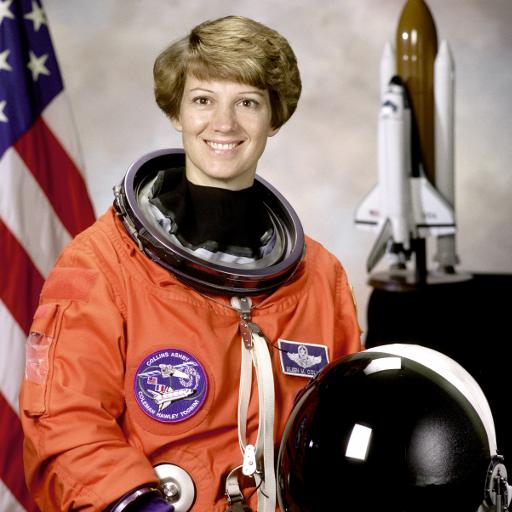
#> input picture testmind/real_images/astronaut.jpg, 512 x 512 px; its folder holds only this picture in this run
$ python highlight_comparison.py
#> lines starting #> are read from the running program, lines starting #| are printed output that depends on the picture
"""
Visual Comparison with Bounding Boxes
Show which regions are selected (highlighted on original image)
"""

import matplotlib
matplotlib.use('Agg')

import numpy as np
from PIL import Image
import matplotlib.pyplot as plt
import matplotlib.patches as patches
from pathlib import Path

class PyramidProcessor:
    def __init__(self):
        self.patch_size = 14
        self.image_size = 224

    def extract_patches(self, image):
        patches_list = []
        positions = []
        h, w = image.shape[0], image.shape[1]
        for i in range(0, h, self.patch_size):
            for j in range(0, w, self.patch_size):
                patch = image[i:i+self.patch_size, j:j+self.patch_size, :]
                if patch.shape[0] == self.patch_size and patch.shape[1] == self.patch_size:
                    patches_list.append(patch)
                    positions.append((i, j))
        return np.array(patches_list), positions

    def compute_complexity(self, patch):
        gray = 0.299 * patch[:,:,0] + 0.587 * patch[:,:,1] + 0.114 * patch[:,:,2]
        grad_x = np.abs(np.diff(gray, axis=1))
        grad_y = np.abs(np.diff(gray, axis=0))
        return np.mean(grad_x) + np.mean(grad_y)

    def compute_interest_map(self, image):
        patches_list, positions = self.extract_patches(image)
        grid_size = self.image_size // self.patch_size
        interest_map = np.zeros((grid_size, grid_size))
        for idx, patch in enumerate(patches_list):
            i = idx // grid_size
            j = idx % grid_size
            interest_map[i, j] = self.compute_complexity(patch)
        return interest_map, patches_list, positions

    def get_selected_boxes(self, image, top_k=60):
        """获取智能选择的区域"""
        interest_map, _, positions = self.compute_interest_map(image)
        flat_interest = interest_map.flatten()
        top_indices = np.argsort(flat_interest)[-top_k:][::-1]

        selected_boxes = [positions[idx] for idx in top_indices if idx < len(positions)]

        grid_size = self.image_size // self.patch_size
        mask = np.zeros((grid_size, grid_size))
        for idx in top_indices:
            if idx < len(positions):
                grid_i = idx // grid_size
                grid_j = idx % grid_size
                mask[grid_i, grid_j] = 1

        return selected_boxes, mask, interest_map

    def get_center_boxes(self, top_k=60):
        """获取中心区域"""
        grid_size = self.image_size // self.patch_size
        center_size = int(np.sqrt(top_k))
        start = (grid_size - center_size) // 2

        boxes = []
        for i in range(start, start+center_size):
            for j in range(start, start+center_size):
                if i < grid_size and j < grid_size:
                    y = i * self.patch_size
                    x = j * self.patch_size
                    boxes.append((y, x))

        mask = np.zeros((grid_size, grid_size))
        mask[start:start+center_size, start:start+center_size] = 1

        return boxes[:top_k], mask

def create_highlight_comparison(image_path, top_k=60):
    processor = PyramidProcessor()
    img = Image.open(image_path).convert('RGB')
    img = img.resize((224, 224))
    img_array = np.array(img)

    # 获取选择的区域
    smart_boxes, mask_smart, interest_map = processor.get_selected_boxes(img_array, top_k)
    center_boxes, mask_center = processor.get_center_boxes(top_k)

    total_patches = 16 * 16
    saved = (1 - top_k / total_patches) * 100

    # 创建可视化
    fig = plt.figure(figsize=(24, 8))

    # === Row 1: Method A (Fixed Center) ===

    # Original
    ax1 = plt.subplot(2, 4, 1)
    ax1.imshow(img)
    ax1.set_title("Original Image\n(Baseline: 256 patches)", fontsize=13, fontweight='bold', pad=10)
    ax1.axis('off')

    # Interest Map
    ax2 = plt.subplot(2, 4, 2)
    im1 = ax2.imshow(interest_map, cmap='hot', interpolation='bilinear')
    ax2.set_title("Interest Map\n(Complexity Analysis)", fontsize=13, fontweight='bold', pad=10)
    ax2.axis('off')
    plt.colorbar(im1, ax=ax2, fraction=0.046)

    # Method A: Highlighted
    ax3 = plt.subplot(2, 4, 3)
    ax3.imshow(img)
    # Draw red boxes
    for (y, x) in center_boxes:
        rect = patches.Rectangle((x, y), processor.patch_size, processor.patch_size,
                                 linewidth=1, edgecolor='red', facecolor='none', alpha=0.6)
        ax3.add_patch(rect)
    ax3.set_title(f"Method A: Fixed Center\n(Red = Selected {top_k} patches)",
                  fontsize=13, fontweight='bold', pad=10, color='red')
    ax3.axis('off')

    # Stats A
    ax4 = plt.subplot(2, 4, 4)
    ax4.axis('off')
    stats_a = f"""
Method A: Fixed Center

Strategy:
  Always select center
  regardless of content

Storage:
  {top_k}/256 patches
  Saved: {saved:.1f}%

Issue:
  • Fixed strategy
  • May miss edges
  • Not adaptive

Visual:
  Red boxes show
  what gets stored
    """
    ax4.text(0.1, 0.5, stats_a, fontsize=11, family='monospace', va='center',
             bbox=dict(boxstyle='round,pad=1', fc='#ffcccc', ec='red', lw=2, alpha=0.8))

    # === Row 2: Method B (Smart Selection) ===

    # Original
    ax5 = plt.subplot(2, 4, 5)
    ax5.imshow(img)
    ax5.set_title("Original Image\n(Baseline: 256 patches)", fontsize=13, fontweight='bold', pad=10)
    ax5.axis('off')

    # Interest Map (repeat)
    ax6 = plt.subplot(2, 4, 6)
    im2 = ax6.imshow(interest_map, cmap='hot', interpolation='bilinear')
    ax6.set_title("Interest Map\n(Complexity Analysis)", fontsize=13, fontweight='bold', pad=10)
    ax6.axis('off')
    plt.colorbar(im2, ax=ax6, fraction=0.046)

    # Method B: Highlighted
    ax7 = plt.subplot(2, 4, 7)
    ax7.imshow(img)
    # Draw green boxes
    for (y, x) in smart_boxes:
        rect = patches.Rectangle((x, y), processor.patch_size, processor.patch_size,
                                 linewidth=1, edgecolor='lime', facecolor='none', alpha=0.7)
        ax7.add_patch(rect)
    ax7.set_title(f"Method B: Smart Selection\n(Green = Selected {top_k} patches)",
                  fontsize=13, fontweight='bold', pad=10, color='green')
    ax7.axis('off')

    # Stats B
    ax8 = plt.subplot(2, 4, 8)
    ax8.axis('off')
    stats_b = f"""
Method B: Smart Selection
(My Design)

Strategy:
  Auto-detect important
  regions adaptively

Storage:
  {top_k}/256 patches
  Saved: {saved:.1f}%

Advantage:
  • Content-aware
  • Captures key features
  • Adaptive strategy

Visual:
  Green boxes follow
  image complexity
    """
    ax8.text(0.1, 0.5, stats_b, fontsize=11, family='monospace', va='center',
             bbox=dict(boxstyle='round,pad=1', fc='#ccffcc', ec='green', lw=2, alpha=0.8))

    # Title
    fig.suptitle(f'Region Selection Comparison: Fixed Center vs Smart Selection\n'
                 f'Both save {saved:.0f}% storage, but smart selection adapts to image content',
                 fontsize=17, fontweight='bold', y=0.98)

    plt.tight_layout(rect=[0, 0, 1, 0.96])

    # Save
    output_dir = Path("comparison_results")
    output_dir.mkdir(exist_ok=True)
    output_path = output_dir / f"{Path(image_path).stem}_highlight_k{top_k}.png"
    plt.savefig(output_path, dpi=300, bbox_inches='tight', facecolor='white')
    print(f"Saved: {output_path}")
    plt.close()

    return output_path

def main():
    print("="*80)
    print("  Highlight Comparison: Which Regions Get Selected?")
    print("="*80)

    img_dir = Path("real_images")
    if not img_dir.exists():
        print("ERROR: real_images folder not found")
        return

    images = list(img_dir.glob("*.jpg")) + list(img_dir.glob("*.png"))
    if not images:
        print("ERROR: No images in real_images folder")
        return

    print(f"\nFound {len(images)} images\n")

    # Generate with Top-60
    for img_path in images:
        print(f"Processing: {img_path.name}")
        output_path = create_highlight_comparison(img_path, top_k=60)
#> in create_highlight_comparison, img is the input picture: PIL image 512x512 RGB; mean R, G, B 141.6, 105.8, 96.6
#> after the loop in extract_patches, `for i in range(0, h, self.patch_size):`: patches_list = 256 items; positions = 256 pairs, first value 0 to 210, second value 0 to 210
#> the loop in compute_interest_map, `for idx, patch in enumerate(patches_list):` made 256 passes
#> (i, j) on passes 1 to 3: (0, 0), (0, 1), (0, 2)
#> in get_selected_boxes, `flat_interest = interest_map.flatten()`: flat_interest = 256 values, max 63.39 at index 181, min 0 at index 158, mean 19.8
#> in get_selected_boxes, `top_indices = np.argsort(flat_interest)[-top_k:][::-1]`: top_indices = 60 values, max 255 at index 6, min 0 at index 48, mean 160.9
#> in get_selected_boxes, `selected_boxes = [positions[idx] for idx in top_indices if idx < len(p..`: selected_boxes = 60 pairs, first value 0 to 210, second value 0 to 210
#> the loop in get_selected_boxes, `for idx in top_indices:` made 60 passes
#> (idx, grid_i, grid_j) on passes 1 to 12: (181, 11, 5), (197, 12, 5), (185, 11, 9), (245, 15, 5), (116, 7, 4), (117, 7, 5), (255, 15, 15), (232, 14, 8), (239, 14, 15), (247, 15, 7), (100, 6, 4), (231, 14, 7)
#> (grid_i, grid_j) on pass 56: (3, 8)
#> in create_highlight_comparison, `smart_boxes, mask_smart, interest_map = processor.get_selected_boxes(i..`: smart_boxes has the same summary as selected_boxes in get_selected_boxes
#> the loop in create_highlight_comparison, `for (y, x) in smart_boxes:` made 60 passes
#> (y, x) on passes 1 to 12: (154, 70), (168, 70), (154, 126), (210, 70), (98, 56), (98, 70), (210, 210), (196, 112), (196, 210), (210, 98), (84, 56), (196, 98)
#> in create_highlight_comparison, `plt.savefig(output_path, dpi=300, bbox_inches='tight', facecolor='whit..`:
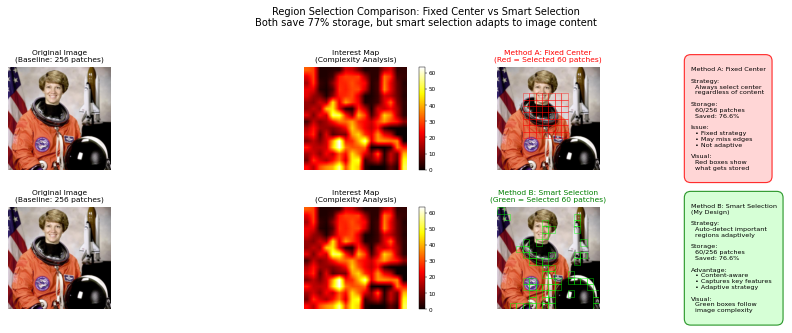
#> figure drawn by matplotlib, 8 panels
        print(f"  -> {output_path}\n")

    print("="*80)
    print("  Complete!")
    print("="*80)
    print(f"\nResults saved in: comparison_results/")
    print("\nPresentation points:")
    print("  1. Red boxes (Method A): Fixed center selection")
    print("  2. Green boxes (Method B): Smart adaptive selection")
    print("  3. Notice: Green boxes follow the hot regions in interest map")
    print("  4. Both save 77% storage, but green captures key features better")
    print()

if __name__ == "__main__":
    main()
